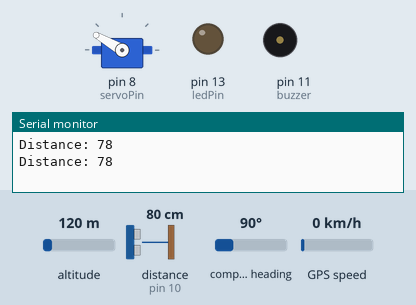
Simulated run of this sketch. Board: Arduino Uno, built with avr-gcc and run on an emulated ATmega328P. Parts: servo, output pins drawn as LEDs (lit = HIGH), buzzer (waves = sounding, pin HIGH), the last lines printed to the serial monitor. Wiring (inferred from the names in the program): ultrasonic range finder: trigger pin 9; echo pin 10. The test bench sets the inputs (shaded band); at power-on: distance to the obstacle (sensor on pin 10) 80 cm, altitude 120 m, compass heading 90°, GPS speed 0 km/h. The echo pulse lasts 58.3 µs per cm; the GPS gets a fix after 3 s at 37.7749, -122.4194 with 8 satellites; pins used as bus, display or sensor lines are not drawn.

Above: at 2.5 s.
2.6 s: distance to the obstacle (sensor on pin 10) set to 2 cm
At 3.67 s:
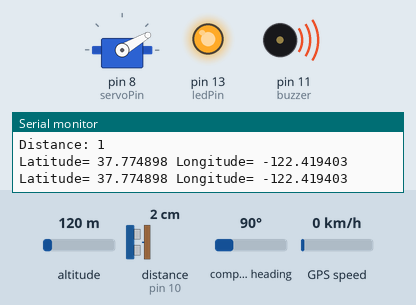
6.1 s: distance to the obstacle (sensor on pin 10) set to 10 cm
11.7 s: distance to the obstacle (sensor on pin 10) set to 14 cm
At 12.55 s:
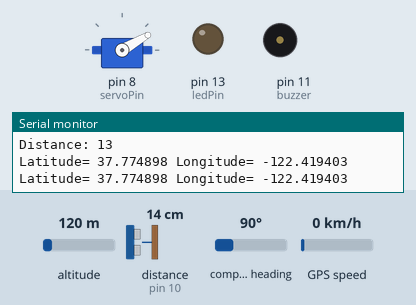
17.3 s: distance to the obstacle (sensor on pin 10) set to 4 cm
At 18.2 s:
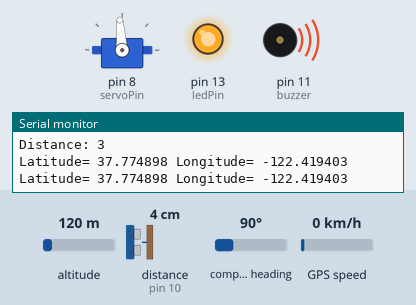
22.9 s: distance to the obstacle (sensor on pin 10) set to 250 cm
At 23.53 s:
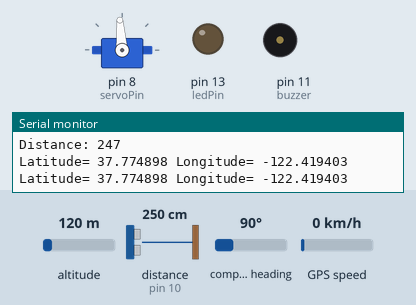
Timing chart, 0 to 76.0 s (numbered marks = the images above; inputs shaded):
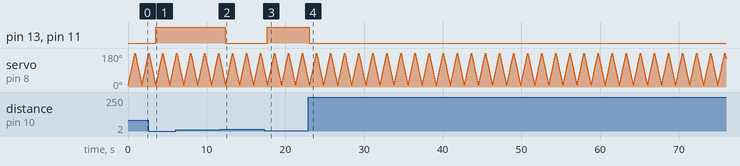

Measured:
- the behaviour switches between 11 and 12 cm on distance to the obstacle (sensor on pin 10) (found by bisection; images 1 and 2)
- after the input at 2.6 s, pin 13 (ledPin), pin 11 (buzzer): LOW → HIGH after 0.91 s
- after the input at 11.7 s, pin 13 (ledPin), pin 11 (buzzer): HIGH → LOW after 0.68 s
- after the input at 17.3 s, pin 13 (ledPin), pin 11 (buzzer): LOW → HIGH after 0.41 s
- after the input at 22.9 s, pin 13 (ledPin), pin 11 (buzzer): HIGH → LOW after 0.15 s

The sketch:

final.ino
```cpp
#include <TinyGPS++.h>
#include <SoftwareSerial.h>
#include <Servo.h>

// Ultrasonic Sensor Pins
const int trigPin = 9;
const int echoPin = 10;
const int buzzer = 11;
const int ledPin = 13;

// GPS Pins
static const int RXPin = 4, TXPin = 3;
static const uint32_t GPSBaud = 9600;

// Servo Motor Pin
const int servoPin = 8;

// Variables
long duration;
int distance;
int safetyDistance;
int angle = 10;

// Objects
TinyGPSPlus gps;
SoftwareSerial GPS(RXPin, TXPin);
Servo servo;

void setup() {
  // Ultrasonic Sensor Setup
  pinMode(trigPin, OUTPUT);
  pinMode(echoPin, INPUT);
  pinMode(buzzer, OUTPUT);
  pinMode(ledPin, OUTPUT);

  // GPS Setup
  Serial.begin(9600);
  GPS.begin(GPSBaud);

  // Servo Setup
  servo.attach(servoPin);
  servo.write(angle);
}

void loop() {
  // Ultrasonic Sensor Code
  digitalWrite(trigPin, LOW);
  delayMicroseconds(100);
  digitalWrite(trigPin, HIGH);
  delayMicroseconds(200);
  digitalWrite(trigPin, LOW);
  duration = pulseIn(echoPin, HIGH);
  distance = duration * 0.034 / 2;
  safetyDistance = distance;

  if (safetyDistance <= 10) {
    digitalWrite(buzzer, HIGH);
    digitalWrite(ledPin, HIGH);
  } else {
    digitalWrite(buzzer, LOW);
    digitalWrite(ledPin, LOW);
  }

  Serial.print("Distance: ");
  Serial.println(distance);

  // GPS Code
  while (GPS.available() > 0) {
    gps.encode(GPS.read());
    if (gps.location.isUpdated()) {
      Serial.print("Latitude= ");
      Serial.print(gps.location.lat(), 6);
      Serial.print(" Longitude= ");
      Serial.println(gps.location.lng(), 6);
    }
  }

  // Servo Code
  for (angle = 10; angle < 180; angle++) {
    servo.write(angle);
    delay(5);
  }
  for (angle = 180; angle > 10; angle--) {
    servo.write(angle);
    delay(5);
  }
}
```
